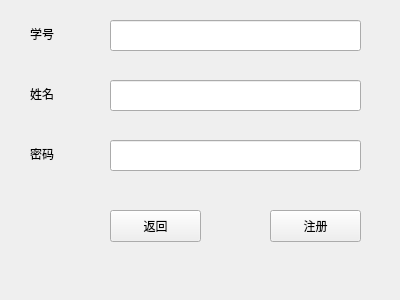
<?xml version="1.0" encoding="UTF-8"?>
<ui version="4.0">
 <class>Register</class>
 <widget class="QWidget" name="Register">
  <property name="geometry">
   <rect>
    <x>0</x>
    <y>0</y>
    <width>400</width>
    <height>300</height>
   </rect>
  </property>
  <property name="windowTitle">
   <string>Form</string>
  </property>
  <widget class="QLineEdit" name="lineEdit_11">
   <property name="geometry">
    <rect>
     <x>110</x>
     <y>20</y>
     <width>251</width>
     <height>31</height>
    </rect>
   </property>
  </widget>
  <widget class="QLineEdit" name="lineEdit_22">
   <property name="geometry">
    <rect>
     <x>110</x>
     <y>80</y>
     <width>251</width>
     <height>31</height>
    </rect>
   </property>
  </widget>
  <widget class="QLineEdit" name="lineEdit_33">
   <property name="geometry">
    <rect>
     <x>110</x>
     <y>140</y>
     <width>251</width>
     <height>31</height>
    </rect>
   </property>
   <property name="echoMode">
    <enum>QLineEdit::Password</enum>
   </property>
  </widget>
  <widget class="QPushButton" name="pushButton">
   <property name="geometry">
    <rect>
     <x>110</x>
     <y>210</y>
     <width>91</width>
     <height>32</height>
    </rect>
   </property>
   <property name="text">
    <string>返回</string>
   </property>
  </widget>
  <widget class="QPushButton" name="pushButton_2">
   <property name="geometry">
    <rect>
     <x>270</x>
     <y>210</y>
     <width>91</width>
     <height>32</height>
    </rect>
   </property>
   <property name="text">
    <string>注册</string>
   </property>
  </widget>
  <widget class="QLabel" name="label_youx">
   <property name="geometry">
    <rect>
     <x>30</x>
     <y>20</y>
     <width>48</width>
     <height>28</height>
    </rect>
   </property>
   <property name="text">
    <string>学号</string>
   </property>
  </widget>
  <widget class="QLabel" name="label_youx_2">
   <property name="geometry">
    <rect>
     <x>30</x>
     <y>80</y>
     <width>48</width>
     <height>28</height>
    </rect>
   </property>
   <property name="text">
    <string>姓名</string>
   </property>
  </widget>
  <widget class="QLabel" name="label_youx_3">
   <property name="geometry">
    <rect>
     <x>30</x>
     <y>140</y>
     <width>48</width>
     <height>28</height>
    </rect>
   </property>
   <property name="text">
    <string>密码</string>
   </property>
  </widget>
 </widget>
 <resources/>
 <connections/>
</ui>
